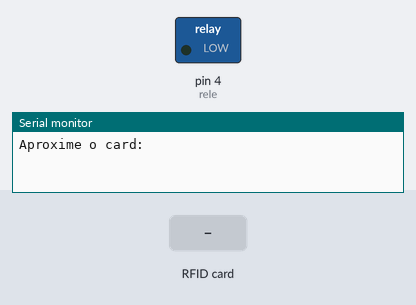
A sketch run on a simulated Arduino Uno, built with avr-gcc and run on an emulated ATmega328P. On the bench: switched loads named in the sketch (green lamp = pin HIGH), the last lines printed to the serial monitor. Inputs (shaded band) come from the test bench. Pins used as bus, display or sensor lines are not drawn.

Above: at 1.2 s.
1.3 s: RFID card 64 60 01 67 held to the reader
At 2.9 s:
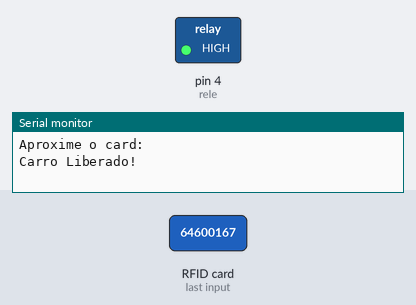
Timing chart, 0 to 14.0 s (numbered marks = the images above; inputs shaded):
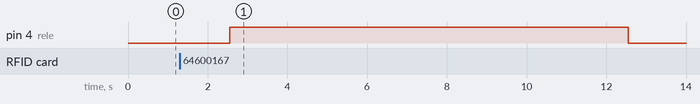

Measured:
- after the input at 1.3 s, pin 4 (rele): LOW → HIGH after 1.3 s, → LOW 10.0 s later

The sketch:

Programa_10.ino
```cpp
#include <SPI.h>
#include <MFRC522.h>

#define SS_PIN 10
#define RST_PIN 9

MFRC522 mfrc522(SS_PIN, RST_PIN);

int rele = 4;
int n = 0;
void seguranca();

char st[20];


void setup() {
  pinMode(rele, OUTPUT);
  Serial.begin(9600);
  SPI.begin();
  mfrc522.PCD_Init();
  Serial.println("Aproxime o card: ");
  Serial.println();
}

void loop() {

 // seguranca();

  if(mfrc522.PICC_IsNewCardPresent()){
    if(mfrc522.PICC_ReadCardSerial()){
      //Serial.print("UID da tag: ");
      String conteudo= "";
      byte letra;

      for(byte i=0; i<mfrc522.uid.size; i++){
       // Serial.print(mfrc522.uid.uidByte[i] < 0x10 ? " 0" : " ");
       // Serial.print(mfrc522.uid.uidByte[i], HEX);
        conteudo.concat(String(mfrc522.uid.uidByte[i] < 0x10 ? " 0" : " "));
        conteudo.concat(String(mfrc522.uid.uidByte[i], HEX));
      }

      if (conteudo.substring(1) == "64 60 01 67"){
        if(digitalRead(rele) == LOW){
          delay(1000);
          digitalWrite(rele, HIGH);
          Serial.println("Carro Liberado!");
          delay(10000);
          digitalWrite(rele, LOW);
        }
      }
      else{
        digitalWrite(rele, LOW);
        Serial.println("Carro Bloqueado!");
      }
    }
  }
  else if (! mfrc522.PICC_IsNewCardPresent()){
    if(digitalRead(rele) == HIGH){
      digitalWrite(rele, LOW);
      Serial.print("Carro Bloqueado!\n");
    }
  }
  delay(250);
}
```
